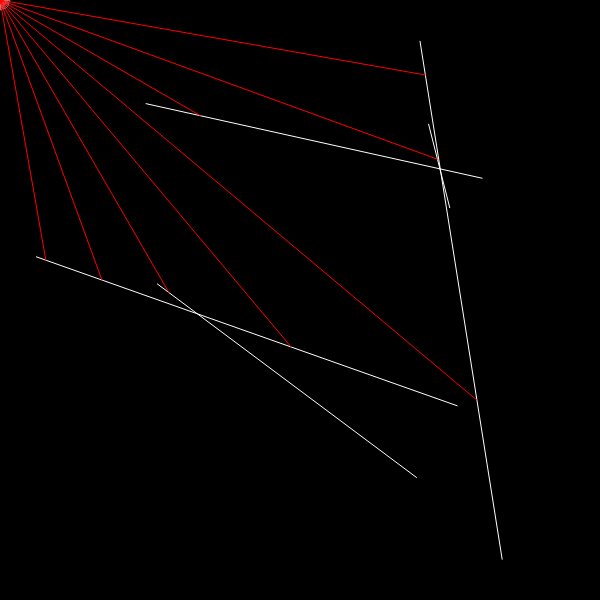
Frame 1 (no input)
Frame 60 (no input): identical to frame 1, image omitted
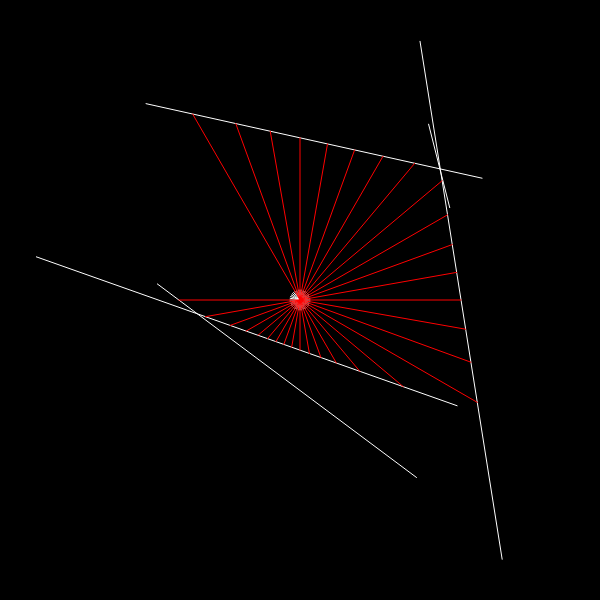
Frame 120 (the mouse pressed at the canvas centre since frame 60)

The p5.js sketch that drew these frames (run headless with seeded random() and noise() and a simulated clock; from frame 60 on, the mouse is pressed at the canvas centre):

// p5.js sketch
// ── sketch.js
var walls=[];
var ray;
var particle
function setup(){
    createCanvas(600,600);
    for(var i=0;i<5;i++){
        walls[i]=new Boundary(random(width),random(height),random(width),random(height));
    }
    particle=new Particle();
}
function draw(){
    background(0);
    for(var i=0;i<walls.length;i++){
        walls[i].show();
    }
    particle.update();
    particle.show();
    particle.intersectCheck(walls);
}
// ── boundary.js
class Boundary{
    constructor(x1,y1,x2,y2){
        this.pos=new Object();
        this.pos.x1=x1;
        this.pos.y1=y1;
        this.pos.x2=x2;
        this.pos.y2=y2;
    }
    show(){
        stroke(255);
        line(this.pos.x1,this.pos.y1,this.pos.x2,this.pos.y2);
    }
}
// ── particle.js
class Particle{
    constructor(){
        this.pos=createVector(width/2,height/2);
        this.rays=[];
        for(var i=0;i<360;i+=10){
            this.rays.push(new Ray(this.pos.x,this.pos.y,radians(i)));
        }
    }
    show(){
        fill(255);
        ellipse(this.pos.x,this.pos.y,4);
        for(var i=0;i<this.rays.length;i++){
            this.rays[i].update(this.pos.x,this.pos.y);
            this.rays[i].show();
        }
    }
    update(){
        this.pos.x=mouseX;
        this.pos.y=mouseY;
    }
    intersectCheck(walls){
        for(var i=0;i<this.rays.length;i++){
            var result=this.rays[i].intersect(walls);
            if(result.status){
                stroke(255,0,0);
                fill(255);
                line(this.pos.x,this.pos.y,result.x,result.y);
            }
        }
    }
}
// ── ray.js
class Ray{
    constructor(x,y,a){
        this.pos=createVector(x,y);
        this.dir=p5.Vector.fromAngle(a);
    }
    update(x,y){
        this.pos.x=x;
        this.pos.y=y;
    }
    show(){
        stroke(255);
        line(this.pos.x,this.pos.y,(this.dir.x*10)+this.pos.x,(this.dir.y*10)+this.pos.y);
    }
    intersect(walls){
        var closestWall;
        var closestWallX;
        var closestWallY;
        var status=false;
        var d=Infinity;
        for(var j=0;j<walls.length;j++){
            var wall=walls[j];
            var x1=wall.pos.x1;
            var y1=wall.pos.y1;
            var x2=wall.pos.x2;
            var y2=wall.pos.y2;
            var x3=this.pos.x;
            var y3=this.pos.y;
            var x4=(this.dir.x*10)+this.pos.x;
            var y4=(this.dir.y*10)+this.pos.y;
            var den=((x1-x2)*(y3-y4))-((y1-y2)*(x3-x4));
            var t=(((x1-x3)*(y3-y4))-((y1-y3)*(x3-x4)))/den;
            var u=-((((x1-x2)*(y1-y3))-((y1-y2)*(x1-x3)))/den);
            if( (t>=0 && t<=1) &&(u>=0)){
                status=true;
                var px=x1+(t*(x2-x1));
                var py=y1+(t*(y2-y1));
                var temp=dist(this.pos.x,this.pos.y,px,py);
                if(temp<d){
                    d=temp;
                    closestWall=walls[j];
                    closestWallX=px;
                    closestWallY=py;
                }
            }
        }
        if(status){
            return {status:true,x:closestWallX,y:closestWallY}
        }
        else{
            return {status:false};
        }
    }
}
